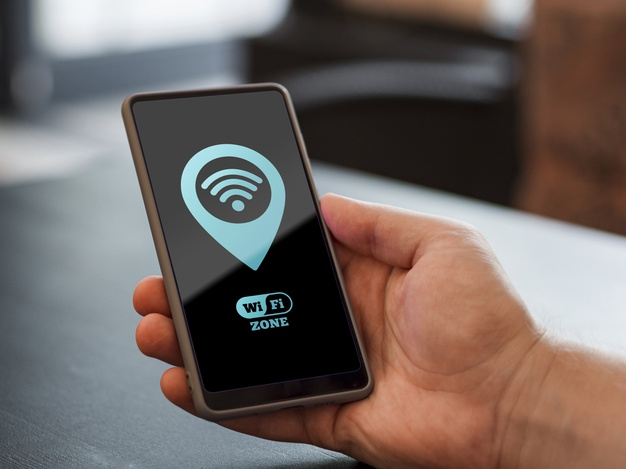
#> input picture images/phone.jpg, 626 x 469 px, found by its file name
$ jupyter execute 'hough space.ipynb'   (shell and % lines are left out)
#> lines starting #> are read from the running program, lines starting #| are printed output that depends on the picture; after the words box and inside, x2 and y2 are one past the last pixel; in counts of white or black regions, pixels touching at a corner belong together
[cell 1]
import numpy as np
import matplotlib.pyplot as plt
import cv2

[cell 2]
image = cv2.imread('images\\phone.jpg')
#> image is the input picture: shape (469, 626, 3); mean B, G, R 96.6, 100.7, 111.7
image_copy = np.copy(image)
image_copy = cv2.cvtColor(image_copy,cv2.COLOR_BGR2RGB)
plt.imshow(image_copy)

[cell 3]
gray = cv2.cvtColor(image_copy,cv2.COLOR_RGB2GRAY)
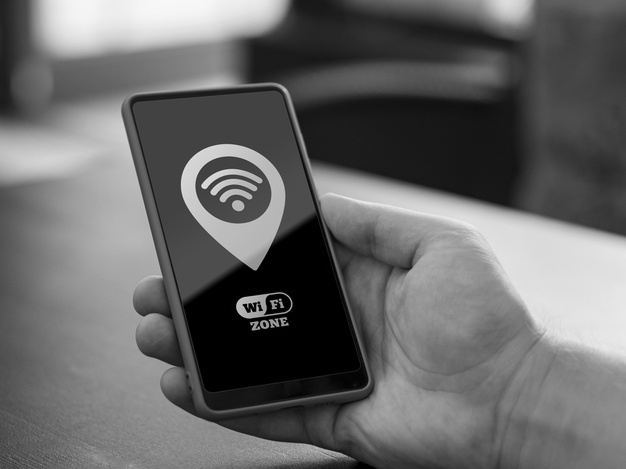
#> gray: shape (469, 626); min 0, max 248, mean 103.5
plt.imshow(gray,cmap = 'gray')

[cell 4]
lower = 120
upper = 240
edges = cv2.Canny(gray,lower,upper)
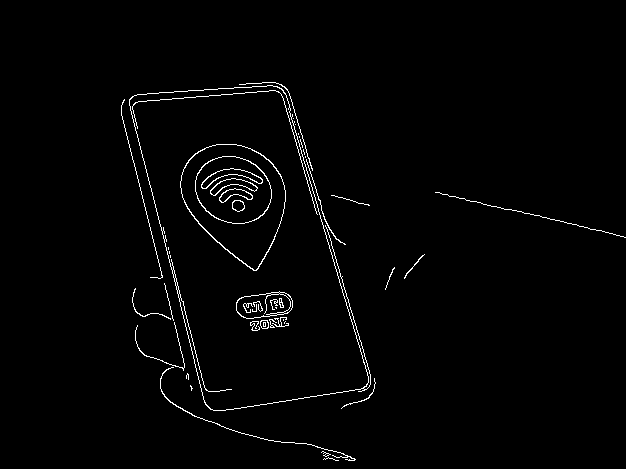
#> edges: shape (469, 626); 1.6% white in thin lines or dots, all inside (x1, y1, x2, y2) = (121, 82, 626, 461)
plt.imshow(edges,cmap = 'gray')

[cell 5]
# Hough transform parameters
rho = 1
theta = np.pi/180
threshold = 30
min_line_length = 100
max_line_gap = 60

lines = cv2.HoughLinesP(edges,rho,theta,threshold,np.array([]),min_line_length,max_line_gap)
#> lines = 35 rows, first 6: [129, 100, 209, 421], [121, 110, 197, 417], [282, 85, 339, 282], [287, 89, 373, 389], [192, 415, 374, 386], [435, 192, 612, 233]
line_image = np.copy(image_copy)

for line in lines:
    for x1,x2,y1,y2 in line:
        cv2.line(line_image,(x1,y1),(x2,y2),(255,0,0),5)
#> this loop made 35 passes
#> line on passes 1 to 12: [[129, 100, 209, 421]], [[121, 110, 197, 417]], [[282, 85, 339, 282]], [[287, 89, 373, 389]], [[192, 415, 374, 386]], [[435, 192, 612, 233]], [[279, 84, 316, 213]], [[283, 86, 371, 393]], [[122, 103, 286, 89]], [[137, 94, 281, 84]], [[163, 228, 215, 423]], [[442, 194, 623, 236]]
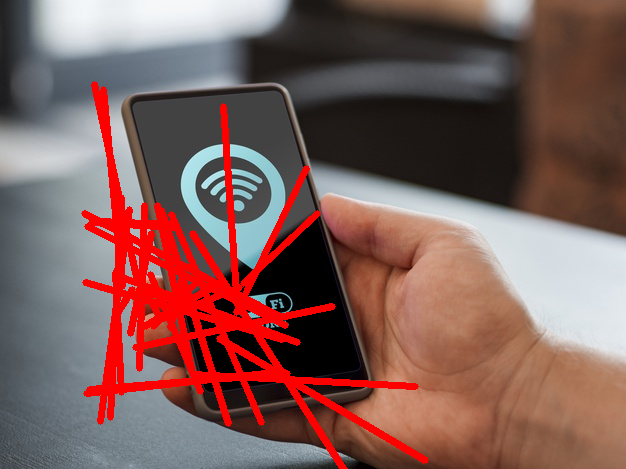
#> line_image: shape (469, 626, 3); mean R, G, B 126.4, 93.1, 89.1
plt.imshow(line_image)

$ run again, with images/balloons.jpg copied over images/phone.jpg
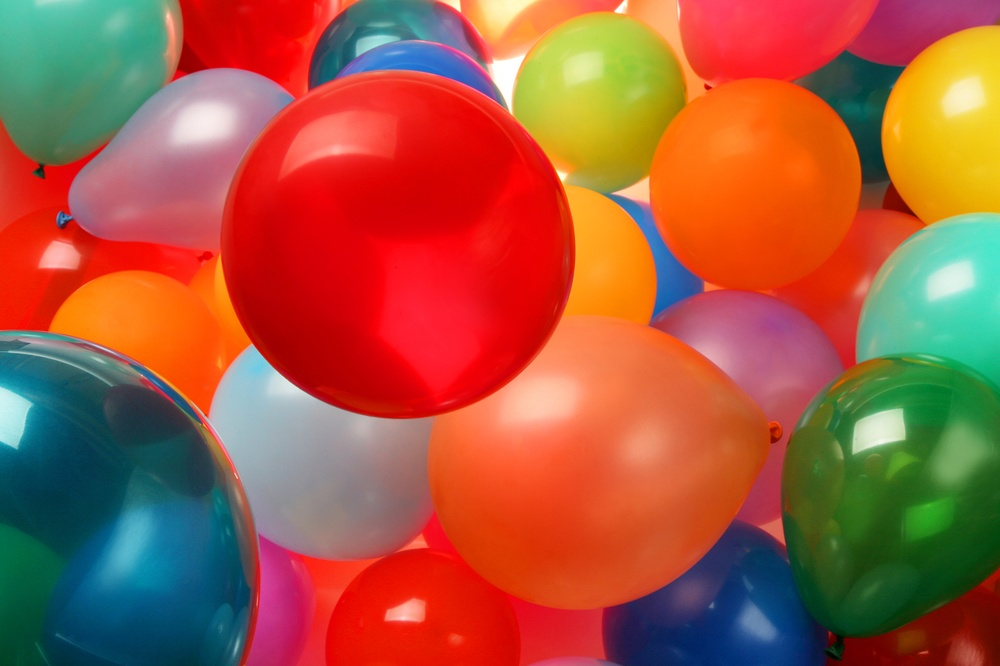
#> input picture images/balloons.jpg, 1000 x 666 px, shrunk from 2000 x 1333 before the run, found by its file name
#> image is the input picture: shape (666, 1000, 3); mean B, G, R 63.8, 88.9, 165.2
#> `edges = cv2.Canny(gray,lower,upper)`:
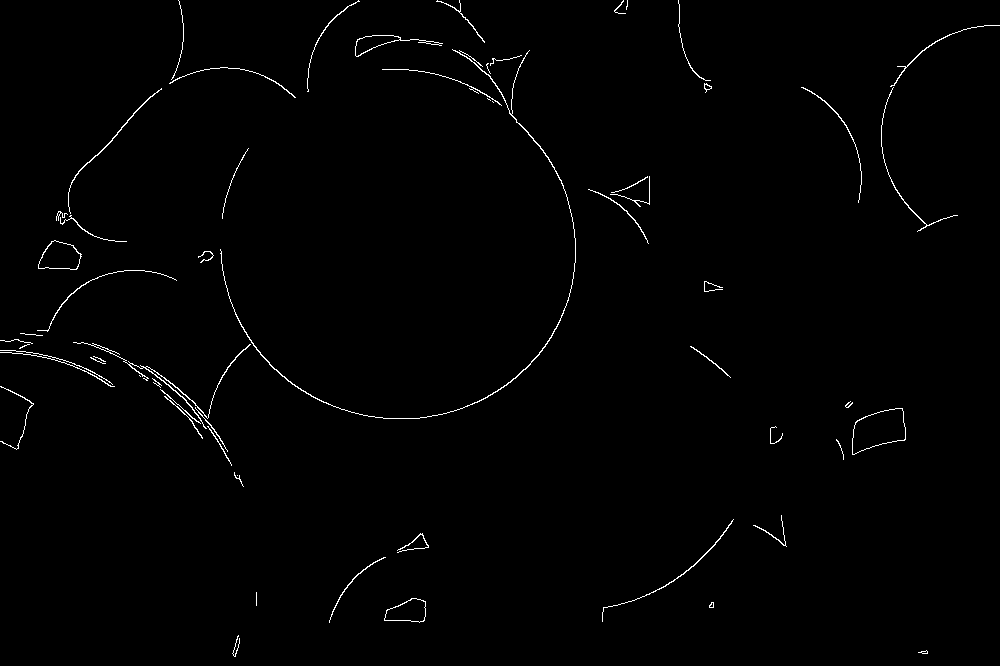
#> edges: shape (666, 1000); 0.91% white in thin lines or dots
#> lines = 29 rows, first 6: [71, 182, 176, 70], [55, 313, 205, 419], [58, 309, 222, 441], [827, 103, 924, 227], [72, 180, 177, 67], [479, 63, 561, 180]
#> the loop `for line in lines:` made 29 passes
#> after the loop `for line in lines:`:
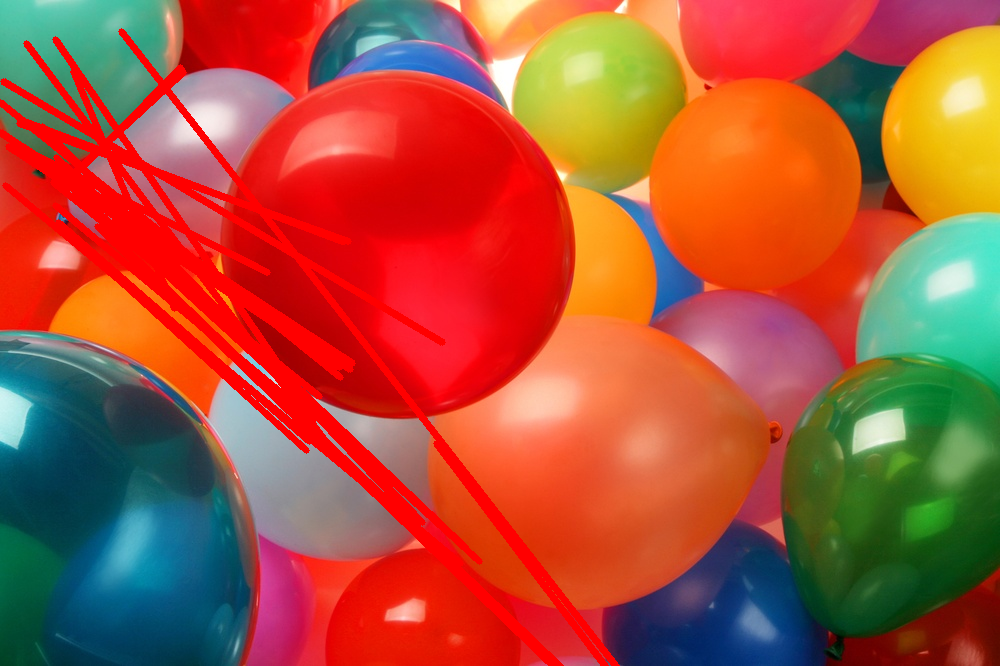
#> line_image: shape (666, 1000, 3); mean R, G, B 170.1, 82.7, 58.7

$ run again, with images/brain.jpg copied over images/phone.jpg
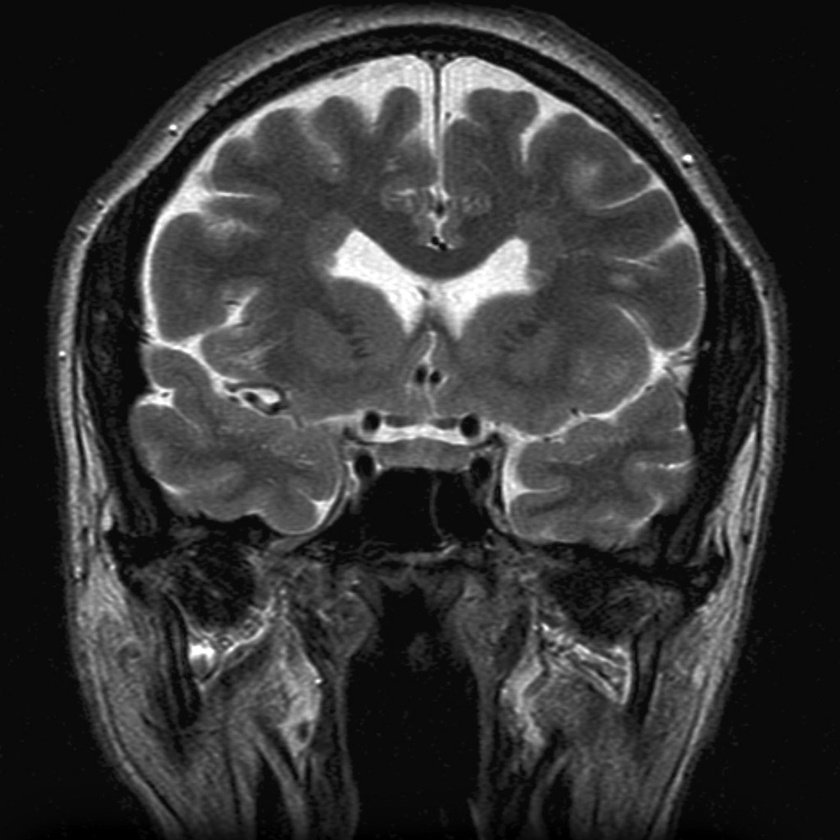
#> input picture images/brain.jpg, 840 x 840 px, shrunk from 1024 x 1024 before the run, found by its file name
#> image is the input picture: shape (840, 840, 3); min 0, max 255, mean 53.8
#> `edges = cv2.Canny(gray,lower,upper)`:
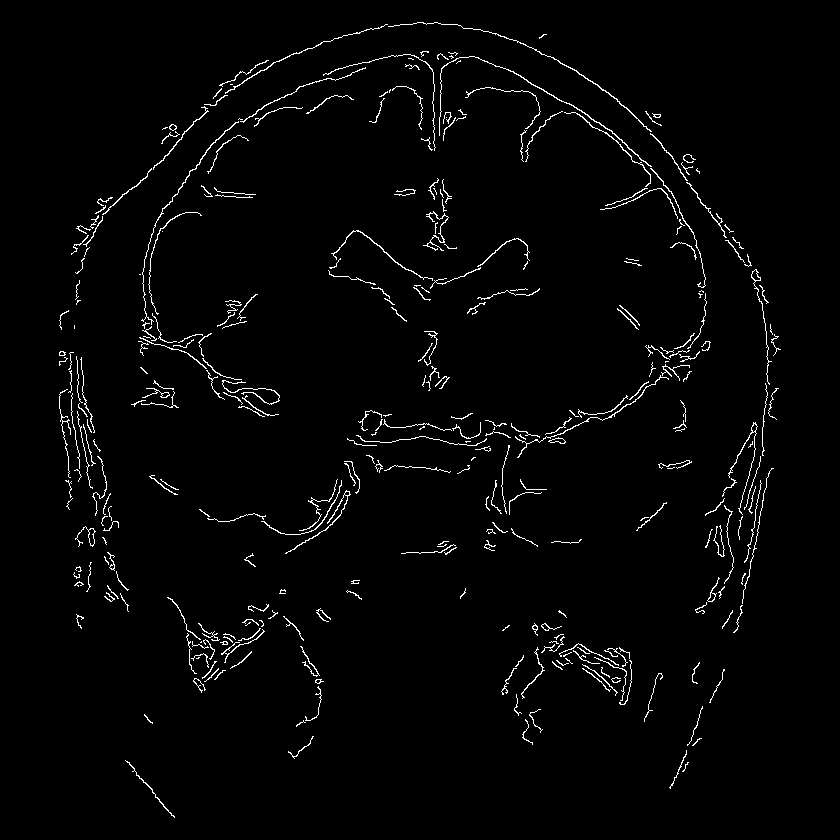
#> edges: shape (840, 840); 2.2% white in thin lines or dots, all inside (x1, y1, x2, y2) = (59, 22, 781, 818)
#> lines = 226 rows, first 6: [145, 318, 260, 411], [508, 69, 612, 131], [657, 139, 763, 290], [145, 313, 272, 415], [60, 395, 175, 405], [532, 627, 646, 716]
#> the loop `for line in lines:` made 226 passes
#> after the loop `for line in lines:`:
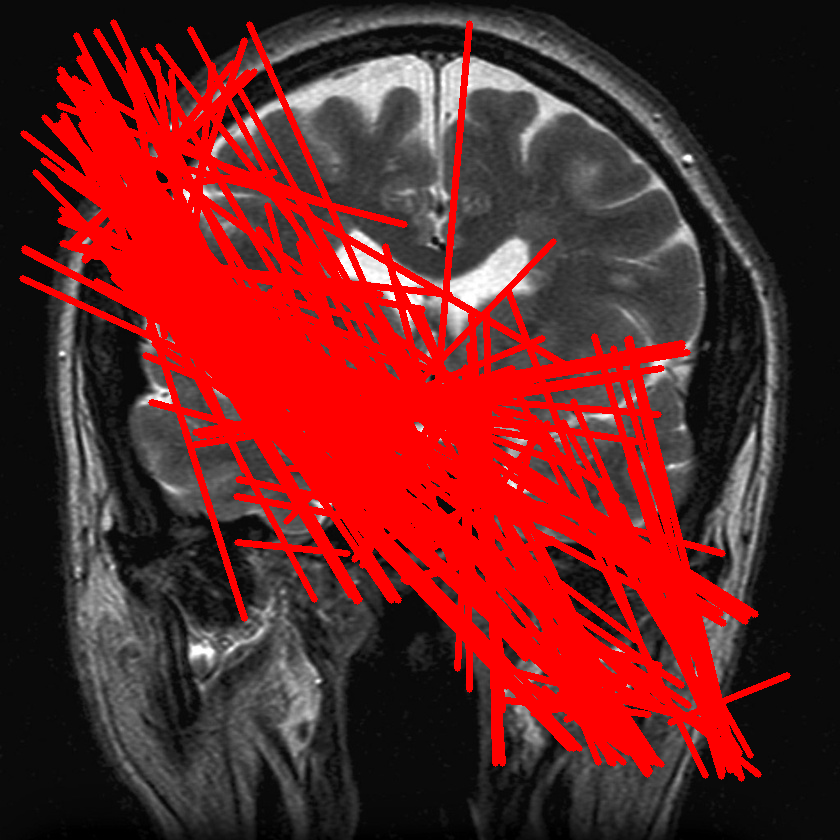
#> line_image: shape (840, 840, 3); mean R, G, B 104.5, 34.4, 34.4

$ run again, with images/flower.jpg copied over images/phone.jpg
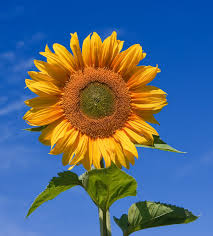
#> input picture images/flower.jpg, 213 x 236 px, found by its file name
#> image is the input picture: shape (236, 213, 3); mean B, G, R 128, 106.5, 84.7
#> `edges = cv2.Canny(gray,lower,upper)`:
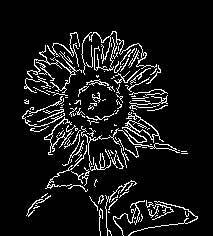
#> edges: shape (236, 213); 8.7% white in thin lines or dots, all inside (x1, y1, x2, y2) = (22, 31, 198, 236)
#> lines = 62 rows, first 6: [49, 181, 160, 70], [53, 43, 115, 223], [106, 223, 142, 50], [38, 60, 151, 227], [26, 85, 166, 225], [45, 51, 181, 153]
#> the loop `for line in lines:` made 62 passes
#> after the loop `for line in lines:`:
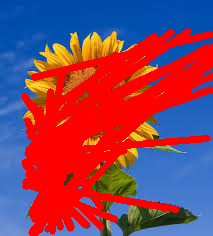
#> line_image: shape (236, 213, 3); mean R, G, B 138.3, 64.6, 92.6
